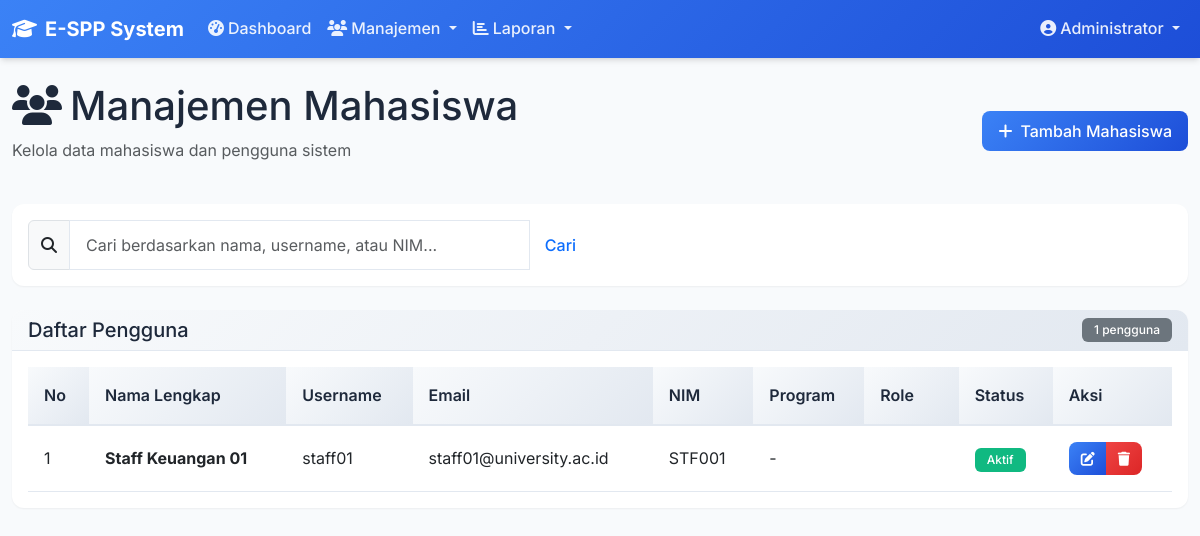
The page /pages/users.php (signed in) on the database its author committed.
### tables this page shows
CREATE TABLE IF NOT EXISTS users (
    id INT PRIMARY KEY AUTO_INCREMENT,
    username VARCHAR(50) UNIQUE NOT NULL,
    email VARCHAR(100) UNIQUE NOT NULL,
    password_hash VARCHAR(255) NOT NULL,
    role ENUM('admin', 'staff', 'mahasiswa') DEFAULT 'mahasiswa',
    full_name VARCHAR(100) NOT NULL,
    nim VARCHAR(20) UNIQUE,
    program_id INT,
    phone VARCHAR(20),
    address TEXT,
    is_active BOOLEAN DEFAULT TRUE,
    created_at TIMESTAMP DEFAULT CURRENT_TIMESTAMP,
    updated_at TIMESTAMP DEFAULT CURRENT_TIMESTAMP ON UPDATE CURRENT_TIMESTAMP,
    FOREIGN KEY (program_id) REFERENCES programs(id) ON DELETE SET NULL
);

### includes/auth.php (called while the page is built, shortened)
<?php
require_once __DIR__ . '/../includes/helpers.php';
function isLoggedIn() {
    return isset($_SESSION['is_logged_in']) && $_SESSION['is_logged_in'] === true;
}
function getCurrentUser() {
    return [
        'id' => $_SESSION['user_id'],
        'username' => $_SESSION['username'],
        'email' => $_SESSION['email'],
        'role' => $_SESSION['role'],
        'full_name' => $_SESSION['full_name'],
        'nim' => $_SESSION['nim'],
        'program_id' => $_SESSION['program_id']
    ];
}

### functions/user_functions.php (called while the page is built, shortened)
<?php
require_once __DIR__ . '/../includes/helpers.php';
function getUsers($page = 1, $per_page = 10, $search = '') {
    $db = getDbConnection();
    try {
        $offset = ($page - 1) * $per_page;
        $query = "SELECT u.*, p.program_name
                  FROM users u
                  LEFT JOIN programs p ON u.program_id = p.id
                  WHERE u.role != 'admin'";
        $params = [];
        $query .= " ORDER BY u.created_at DESC LIMIT :limit OFFSET :offset";
        $stmt = $db->prepare($query);
        $stmt->bindValue(':limit', $per_page, PDO::PARAM_INT);
        $stmt->bindValue(':offset', $offset, PDO::PARAM_INT);
        $stmt->execute();
        return $stmt->fetchAll();
    } catch (PDOException $e) {
        return [];
    }
}
function countUsers($search = '') {
    $db = getDbConnection();
    try {
        $query = "SELECT COUNT(*) as total FROM users WHERE role != 'admin'";
        $stmt = $db->prepare($query);
        $stmt->execute();
        return $stmt->fetchColumn();
    } catch (PDOException $e) {
        return 0;
    }
}

### includes/helpers.php (called while the page is built, shortened)
<?php
function getRoleBadgeClass($role) {
    $classes = [
        'admin' => 'bg-purple-100 text-purple-800',
        'staff' => 'bg-blue-100 text-blue-800',
        'mahasiswa' => 'bg-green-100 text-green-800'
    ];
    return $classes[strtolower($role)] ?? 'bg-gray-100 text-gray-800';
}
function getPaginationData($total_items, $current_page, $items_per_page = ITEMS_PER_PAGE) {
    $total_pages = ceil($total_items / $items_per_page);
    $current_page = max(1, min($current_page, $total_pages));
    $offset = ($current_page - 1) * $items_per_page;
    return [
        'total_pages' => $total_pages,
        'current_page' => $current_page,
        'offset' => $offset,
        'items_per_page' => $items_per_page
    ];
}

### pages/users.php (the view, shortened to what this page needs)
<?php
require_once __DIR__ . '/../includes/auth.php';
require_once __DIR__ . '/../includes/helpers.php';
require_once __DIR__ . '/../functions/user_functions.php';
$currentUser = getCurrentUser();
$page = isset($_GET['page']) ? max(1, intval($_GET['page'])) : 1;
$search = sanitizeInput($_GET['search'] ?? '');
$per_page = ITEMS_PER_PAGE;
$users = getUsers($page, $per_page, $search);
$total_users = countUsers($search);
$pagination = getPaginationData($total_users, $page, $per_page);
?>
<!DOCTYPE html>
<html lang="id">
<head>
    <link href="https://cdn.jsdelivr.net/npm/bootstrap@5.3.0/dist/css/bootstrap.min.css" rel="stylesheet">
    <link rel="stylesheet" href="https://cdnjs.cloudflare.com/ajax/libs/font-awesome/6.4.0/css/all.min.css">
    <link rel="stylesheet" href="../assets/css/style.css">
</head>
<body>
    <nav class="navbar navbar-expand-lg navbar-dark">
        <div class="container-fluid">
            <a class="navbar-brand" href="dashboard.php">
                <i class="fas fa-graduation-cap me-2"></i><?php echo APP_NAME; ?>
            </a>
            <div class="collapse navbar-collapse" id="navbarNav">
                <ul class="navbar-nav me-auto">
                    <li class="nav-item">
                        <a class="nav-link" href="dashboard.php">
                            <i class="fas fa-tachometer-alt me-1"></i>Dashboard
                        </a>
                    </li>
                    <li class="nav-item dropdown">
                        <a class="nav-link dropdown-toggle active" href="#" role="button" data-bs-toggle="dropdown">
                            <i class="fas fa-users me-1"></i>Manajemen
                        </a>
                    </li>
                    <li class="nav-item dropdown">
                        <a class="nav-link dropdown-toggle" href="#" role="button" data-bs-toggle="dropdown">
                            <i class="fas fa-chart-bar me-1"></i>Laporan
                        </a>
                    </li>
                </ul>
                <ul class="navbar-nav">
                    <li class="nav-item dropdown">
                        <a class="nav-link dropdown-toggle" href="#" role="button" data-bs-toggle="dropdown">
                            <i class="fas fa-user-circle me-1"></i><?php echo htmlspecialchars($currentUser['full_name']); ?>
                        </a>
                    </li>
                </ul>
            </div>
        </div>
    </nav>
    <div class="container-fluid py-4">
        <div class="d-flex justify-content-between align-items-center mb-4">
            <div>
                <h1>
                    <i class="fas fa-users me-2"></i>Manajemen Mahasiswa
                </h1>
                <p class="text-muted">Kelola data mahasiswa dan pengguna sistem</p>
            </div>
            <div>
                <button type="button" class="btn btn-primary" data-bs-toggle="modal" data-bs-target="#addUserModal">
                    <i class="fas fa-plus me-2"></i>Tambah Mahasiswa
                </button>
            </div>
        </div>
        <div class="card mb-4">
            <div class="card-body">
                <form method="GET" class="row g-3">
                    <div class="col-md-6">
                        <div class="input-group">
                            <span class="input-group-text">
                                <i class="fas fa-search"></i>
                            </span>
                            <input type="text"
                                   class="form-control"
                                   name="search"
                                   placeholder="Cari berdasarkan nama, username, atau NIM..."
                                   value="<?php echo htmlspecialchars($search); ?>">
                            <button type="submit" class="btn btn-outline-primary">
                                Cari
                            </button>
                        </div>
                    </div>
                    <div class="col-md-6 text-end">
                    </div>
                </form>
            </div>
        </div>
        <div class="card">
            <div class="card-header">
                <div class="d-flex justify-content-between align-items-center">
                    <h5 class="mb-0">Daftar Pengguna</h5>
                    <span class="badge bg-secondary"><?php echo $total_users; ?> pengguna</span>
                </div>
            </div>
            <div class="card-body">
                <?php if (empty($users)): ?>
                    <div class="text-center py-5">
                        <i class="fas fa-users fa-3x text-muted mb-3"></i>
                        <h5 class="text-muted">Tidak ada pengguna ditemukan</h5>
                        <?php if ($search): ?>
                            <p class="text-muted">Coba kata kunci pencarian yang berbeda</p>
                        <?php endif; ?>
                    </div>
                <?php else: ?>
                    <div class="table-responsive">
                        <table class="table table-hover">
                            <thead>
                                <tr>
                                    <th>No</th>
                                    <th>Nama Lengkap</th>
                                    <th>Username</th>
                                    <th>Email</th>
                                    <th>NIM</th>
                                    <th>Program</th>
                                    <th>Role</th>
                                    <th>Status</th>
                                    <th>Aksi</th>
                                </tr>
                            </thead>
                            <tbody>
                                <?php foreach ($users as $index => $user): ?>
                                    <tr>
                                        <td><?php echo $pagination['offset'] + $index + 1; ?></td>
                                        <td>
                                            <strong><?php echo htmlspecialchars($user['full_name']); ?></strong>
                                        </td>
                                        <td><?php echo htmlspecialchars($user['username']); ?></td>
                                        <td><?php echo htmlspecialchars($user['email']); ?></td>
                                        <td><?php echo htmlspecialchars($user['nim'] ?? '-'); ?></td>
                                        <td><?php echo htmlspecialchars($user['program_name'] ?? '-'); ?></td>
                                        <td>
                                            <span class="badge <?php echo getRoleBadgeClass($user['role']); ?>">
                                            </span>
                                        </td>
                                        <td>
                                            <span class="badge <?php echo $user['is_active'] ? 'bg-success' : 'bg-danger'; ?>">
                                                <?php echo $user['is_active'] ? 'Aktif' : 'Nonaktif'; ?>
                                            </span>
                                        </td>
                                        <td>
                                            <div class="btn-group btn-group-sm">
                                                <button type="button"
                                                        class="btn btn-sm btn-primary"
                                                        data-bs-toggle="modal"
                                                        data-bs-target="#editUserModal<?php echo $user['id']; ?>">
                                                    <i class="fas fa-edit"></i>
                                                </button>
                                                <button type="button"
                                                        class="btn btn-sm btn-danger btn-delete"
                                                        data-bs-toggle="modal"
                                                        data-bs-target="#deleteUserModal<?php echo $user['id']; ?>">
                                                    <i class="fas fa-trash"></i>
                                                </button>
                                            </div>
                                        </td>
                                    </tr>
                                <?php endforeach; ?>
                            </tbody>
                        </table>
                    </div>
                <?php endif; ?>
            </div>
        </div>
    </div>
</body>
</html>

### assets/css/style.css (style rules this page uses)
:root { --primary-color: #3b82f6; --primary-dark: #1d4ed8; --secondary-color: #10b981; --danger-color: #ef4444; --warning-color: #f59e0b; --info-color: #06b6d4; --light-bg: #f8fafc; --dark-bg: #1e293b; --text-primary: #1e293b; --text-secondary: #64748b; --border-color: #e2e8f0; --shadow-sm: 0 1px 2px 0 rgb(0 0 0 / 0.05); --shadow-md: 0 4px 6px -1px rgb(0 0 0 / 0.1), 0 2px 4px -2px rgb(0 0 0 / 0.1); --shadow-lg: 0 10px 15px -3px rgb(0 0 0 / 0.1), 0 4px 6px -4px rgb(0 0 0 / 0.1); }
* { box-sizing: border-box; }
body { font-family: 'Inter', -apple-system, BlinkMacSystemFont, 'Segoe UI', Roboto, sans-serif; background-color: var(--light-bg); color: var(--text-primary); line-height: 1.6; }
.navbar { background: linear-gradient(135deg, var(--primary-color) 0%, var(--primary-dark) 100%); box-shadow: var(--shadow-md); }
.navbar-brand { font-weight: 700; font-size: 1.25rem; color: white !important; }
.navbar-nav .nav-link { color: rgba(255, 255, 255, 0.9) !important; font-weight: 500; transition: all 0.3s ease; }
.card { border: none; border-radius: 12px; box-shadow: var(--shadow-sm); transition: all 0.3s ease; background: white; }
.card-header { background: linear-gradient(135deg, #f8fafc 0%, #e2e8f0 100%); border-bottom: 1px solid var(--border-color); border-radius: 12px 12px 0 0 !important; font-weight: 600; color: var(--text-primary); }
.table { margin: 0; }
.table thead th { background: linear-gradient(135deg, #f8fafc 0%, #e2e8f0 100%); border-bottom: 2px solid var(--border-color); font-weight: 600; color: var(--text-primary); padding: 1rem; }
.table tbody tr { transition: all 0.2s ease; }
.table td { padding: 1rem; vertical-align: middle; border-bottom: 1px solid var(--border-color); }
.btn { border-radius: 8px; font-weight: 500; padding: 0.5rem 1rem; transition: all 0.3s ease; border: none; cursor: pointer; }
.btn-primary { background: linear-gradient(135deg, var(--primary-color) 0%, var(--primary-dark) 100%); color: white; }
.btn-danger { background: linear-gradient(135deg, var(--danger-color) 0%, #dc2626 100%); color: white; }
.btn-sm { padding: 0.375rem 0.75rem; font-size: 0.875rem; }
.form-control { border-radius: 8px; border: 1px solid var(--border-color); padding: 0.75rem 1rem; transition: all 0.3s ease; background: white; }
.badge { padding: 0.375rem 0.75rem; border-radius: 6px; font-size: 0.75rem; font-weight: 500; }
.bg-success { background-color: var(--secondary-color) !important; }

### rows shown on the page
users: offset "1", full_name "Staff Keuangan 01", username "staff01", email "staff01@university.ac.id", nim "STF001", program_name "-", is_active "Aktif"

### other values the page prints
APP_NAME "E-SPP System"
$currentUser['full_name'] "Administrator"
$total_users "1"
